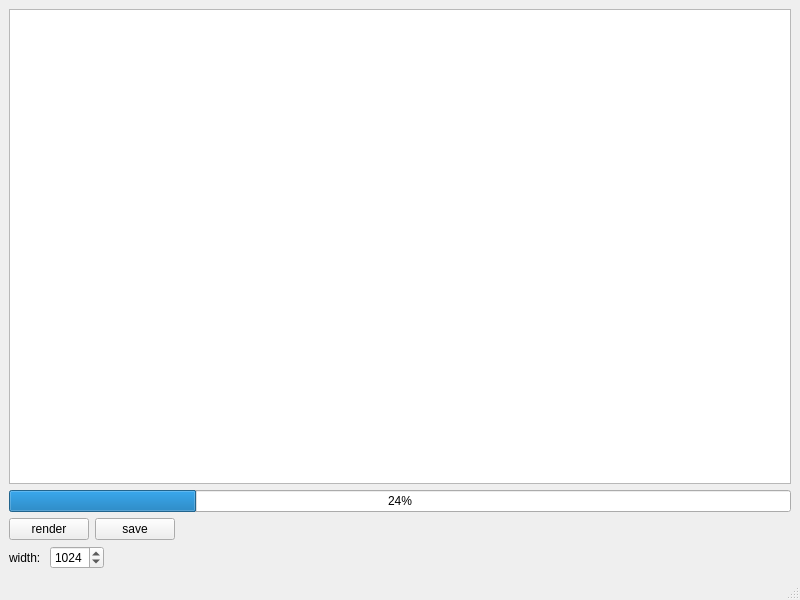
<?xml version="1.0" encoding="UTF-8"?>
<ui version="4.0">
 <class>MainWindow</class>
 <widget class="QMainWindow" name="MainWindow">
  <property name="geometry">
   <rect>
    <x>0</x>
    <y>0</y>
    <width>800</width>
    <height>600</height>
   </rect>
  </property>
  <property name="windowTitle">
   <string>Ray Tracing in One Weekend</string>
  </property>
  <widget class="QWidget" name="centralwidget">
   <layout class="QGridLayout" name="gridLayout">
    <item row="1" column="0">
     <widget class="QGraphicsView" name="graphicsView"/>
    </item>
    <item row="4" column="0">
     <layout class="QVBoxLayout" name="verticalLayout_2">
      <item>
       <widget class="QProgressBar" name="progressBar">
        <property name="value">
         <number>24</number>
        </property>
       </widget>
      </item>
      <item>
       <layout class="QHBoxLayout" name="horizontalLayout">
        <item>
         <widget class="QPushButton" name="renderPushButton">
          <property name="text">
           <string>render</string>
          </property>
         </widget>
        </item>
        <item>
         <widget class="QPushButton" name="savePushButton">
          <property name="text">
           <string>save</string>
          </property>
         </widget>
        </item>
        <item>
         <spacer name="horizontalSpacer">
          <property name="orientation">
           <enum>Qt::Horizontal</enum>
          </property>
          <property name="sizeHint" stdset="0">
           <size>
            <width>40</width>
            <height>20</height>
           </size>
          </property>
         </spacer>
        </item>
       </layout>
      </item>
     </layout>
    </item>
    <item row="5" column="0">
     <layout class="QHBoxLayout" name="horizontalLayout_2">
      <item>
       <widget class="QLabel" name="label">
        <property name="text">
         <string>width: </string>
        </property>
       </widget>
      </item>
      <item>
       <widget class="QSpinBox" name="widthSpinBox">
        <property name="maximum">
         <number>9999</number>
        </property>
        <property name="value">
         <number>1024</number>
        </property>
       </widget>
      </item>
      <item>
       <spacer name="horizontalSpacer_2">
        <property name="orientation">
         <enum>Qt::Horizontal</enum>
        </property>
        <property name="sizeHint" stdset="0">
         <size>
          <width>40</width>
          <height>20</height>
         </size>
        </property>
       </spacer>
      </item>
     </layout>
    </item>
   </layout>
  </widget>
  <widget class="QMenuBar" name="menubar">
   <property name="geometry">
    <rect>
     <x>0</x>
     <y>0</y>
     <width>800</width>
     <height>20</height>
    </rect>
   </property>
  </widget>
  <widget class="QStatusBar" name="statusbar"/>
 </widget>
 <resources/>
 <connections/>
</ui>
